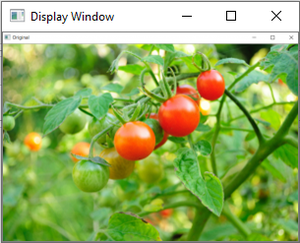
#> input picture pic23-300x243.png, 300 x 243 px
$ jupyter execute Opencv.ipynb
#> lines starting #> are read from the running program, lines starting #| are printed output that depends on the picture; after the words box and inside, x2 and y2 are one past the last pixel; in counts of white or black regions, pixels touching at a corner belong together
[cell 1]
import cv2

[cell 2]
import cv2
image = cv2.imread('pic23-300x243.png')
#> image is the input picture: shape (243, 300, 3); mean B, G, R 96.9, 173.9, 147.3
cv2.imshow('Image Window', image)
cv2.waitKey(0)
cv2.destroyAllWindows()

[cell 3]
import cv2
image = cv2.imread('pic23-300x243.png')
new_width = 1000
new_height = 1000
resized_image = cv2.resize(image, (new_width, new_height))
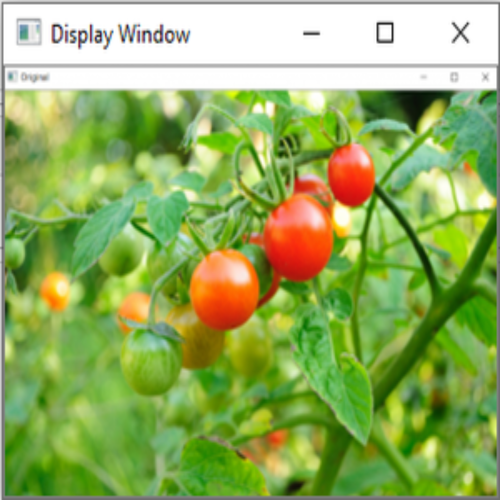
#> resized_image: shape (1000, 1000, 3) (shown at 1/2 size); mean B, G, R 96.8, 173.8, 147.2
cv2.imshow('Resized Image', resized_image)
cv2.waitKey(0)
cv2.destroyAllWindows()

[cell 4]
import cv2
import numpy as np
image = cv2.imread('pic23-300x243.png')
if image is None:
    print("Error: Image not found or unable to load.")
else:
    (height, width) = image.shape[:2]
#> height = 243; width = 300
    angle = 45
    scale = 1.0
    rotation_matrix = cv2.getRotationMatrix2D((width / 2, height / 2), angle, scale)
    rotated_image = cv2.warpAffine(image, rotation_matrix, (width, height))
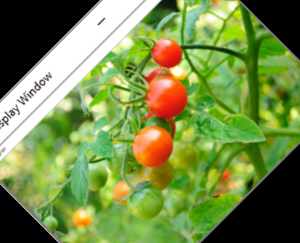
#> rotated_image: shape (243, 300, 3); mean B, G, R 72.6, 139.6, 118.5
    cv2.imshow('Rotated Image', rotated_image)
    cv2.waitKey(0)
    cv2.destroyAllWindows()

[cell 5]
import cv2
image = cv2.imread('pic23-300x243.png', cv2.IMREAD_GRAYSCALE)
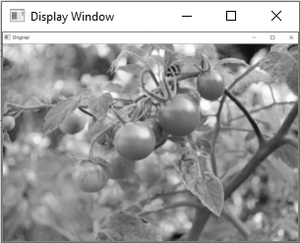
#> image: shape (243, 300); min 0, max 255, mean 156.8
if image is None:
    print("Error: Image not found or unable to load.")
else:
    threshold1 = 100
    threshold2 = 200
    edges = cv2.Canny(image, threshold1, threshold2)
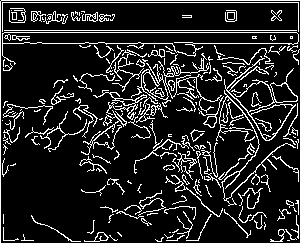
#> edges: shape (243, 300); 13.9% white in thin lines or dots
    cv2.imshow('Edges', edges)
    cv2.waitKey(0)
    cv2.destroyAllWindows()

[cell 6]
import cv2
face_cascade = cv2.CascadeClassifier(cv2.data.haarcascades + 'haarcascade_frontalface_default.xml')
image = cv2.imread('pic23-300x243.png')
gray_image = cv2.cvtColor(image, cv2.COLOR_BGR2GRAY)
faces = face_cascade.detectMultiScale(gray_image, scaleFactor=1.1, minNeighbors=5)
#> faces = ()
for (x, y, w, h) in faces:
    cv2.rectangle(image, (x, y), (x + w, y + h), (255, 0, 0), 2)
#> this loop made 0 passes
cv2.imshow('Detected Faces', image)
cv2.waitKey(0)
cv2.destroyAllWindows()
